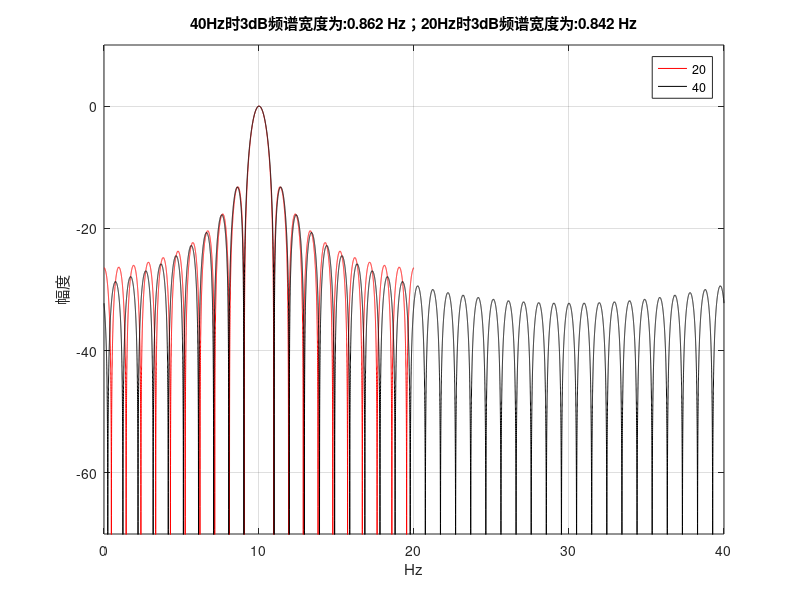

MATLAB code to generate this figure:
clc;close all,clear all;

f = 10; % 频率
amplitude = 1; % 幅度
fs1 = 20; % 采样率
fs2=40;
duration = 1; % 采样时长
% 生成时间向量
t1 = 0:1/fs1:duration;
t2 = 0:1/fs2:duration;
% 生成复信号正弦波
y1=exp(j*2*pi*f*t1);
y2=exp(j*2*pi*f*t2);

N1=1000*length(y1);
fft_s1=abs(fft(y1, N1));
fx1 = linspace(0,fs1-fs1/N1,N1);
ffs1_dB=20*log10(fft_s1/max(fft_s1));
figure;
plot(fx1,ffs1_dB,'r');
[a,c]=find(ffs1_dB>=-3);
M1 = (max(c)-min(c))*fs1/N1;

hold on;

N2=1000*length(y2);
fft_s2=abs(fft(y2, N2));
fx2 = linspace(0,fs2-fs2/N2,N2);
ffs2_dB=20*log10(fft_s2/max(fft_s2));
plot(fx2,ffs2_dB,'black');
[b,c]=find(ffs2_dB>=-3);
M2 = (max(c)-min(c))*fs2/N2;
title(sprintf('40Hz时3dB频谱宽度为:%4.3f Hz；20Hz时3dB频谱宽度为:%4.3f Hz',M2,M1));
xlabel('Hz');
ylabel('幅度');
ylim([-70 10]);
legend('20','40');
zoom on;
grid on;